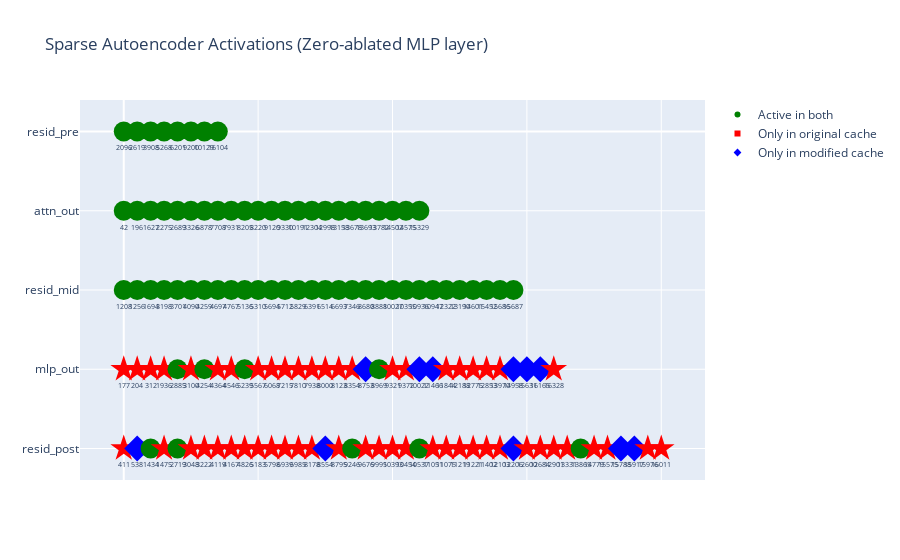
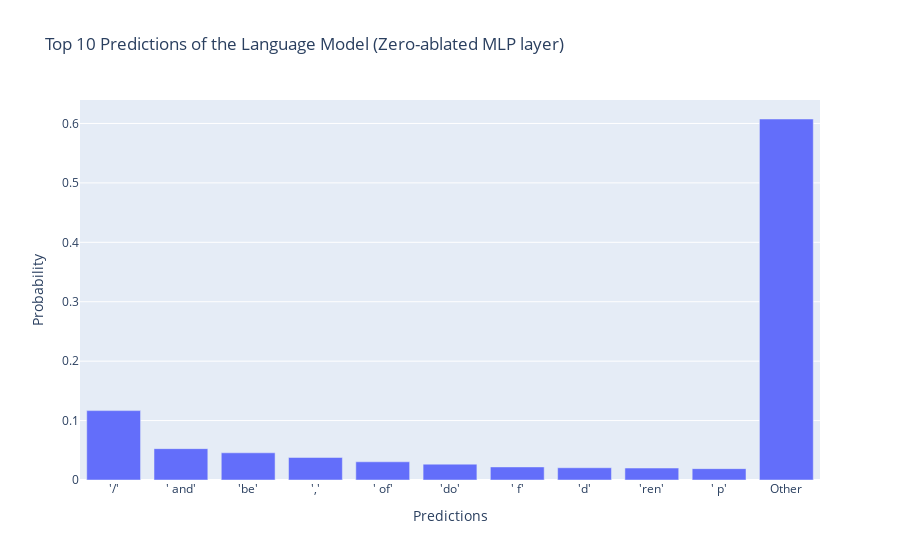

Write notebook code for charts like these, in order.
### Markdown cell above
### I'm curious, what happens if I ablate mlp_out?
I think it should be possible to implement this behavior using only embed, attn,
and unembed. Is that actually what's happening?

### Code cell
with model.hooks(fwd_hooks=[(get_act_name("mlp_out", 0), full_zero_ablate_hook)]):
    no_attn_logits, no_attn_cache = model.run_with_cache(prompt)
    plot_sae_activations(clean_cache, no_attn_cache, "(Zero-ablated MLP layer)")
    logits_plot(no_attn_logits, "(Zero-ablated MLP layer)")

### Figure 1 — Plotly figure (JSON) as saved in the notebook; plotly's stock layout.template omitted (floating-point values rounded to 4 significant figures)
{"data": [{"hoverinfo": "text", "hovertext": ["Feature 2096", "Feature 2619", "Feature 3908", "Feature 5268", "Feature 6201", "Feature 9200", "Feature 10129", "Feature 16104"], "marker": {"color": ["green", "green", "green", "green", "green", "green", "green", "green"], "size": 20, "symbol": ["circle", "circle", "circle", "circle", "circle", "circle", "circle", "circle"]}, "mode": "markers+text", "name": "resid_pre", "showlegend": false, "text": ["2096", "2619", "3908", "5268", "6201", "9200", "10129", "16104"], "textfont": {"size": 7}, "textposition": "bottom center", "type": "scatter", "x": [0, 1, 2, 3, 4, 5, 6, 7], "y": [0, 0, 0, 0, 0, 0, 0, 0]}, {"hoverinfo": "text", "hovertext": ["Feature 42", "Feature 196", "Feature 1627", "Feature 2275", "Feature 2689", "Feature 3326", "Feature 6878", "Feature 7708", "Feature 7931", "Feature 8205", "Feature 8220", "Feature 9120", "Feature 9330", "Feature 10191", "Feature 12304", "Feature 12998", "Feature 13158", "Feature 13678", "Feature 13693", "Feature 13782", "Feature 14502", "Feature 14575", "Feature 15329"], "marker": {"color": ["green", "green", "green", "green", "green", "green", "green", "green", "green", "green", "green", "green", "green", "green", "green", "green", "green", "green", "green", "green", "green", "green", "green"], "size": 20, "symbol": ["circle", "circle", "circle", "circle", "circle", "circle", "circle", "circle", "circle", "circle", "circle", "circle", "circle", "circle", "circle", "circle", "circle", "circle", "circle", "circle", "circle", "circle", "circle"]}, "mode": "markers+text", "name": "attn_out", "showlegend": false, "text": ["42", "196", "1627", "2275", "2689", "3326", "6878", "7708", "7931", "8205", "8220", "9120", "9330", "10191", "12304", "12998", "13158", "13678", "13693", "13782", "14502", "14575", "15329"], "textfont": {"size": 7}, "textposition": "bottom center", "type": "scatter", "x": [0, 1, 2, 3, 4, 5, 6, 7, 8, 9, 10, 11, 12, 13, 14, 15, 16, 17, 18, 19, 20, 21, 22], "y": [1, 1, 1, 1, 1, 1, 1, 1, 1, 1, 1, 1, 1, 1, 1, 1, 1, 1, 1, 1, 1, 1, 1]}, {"hoverinfo": "text", "hovertext": ["Feature 1208", "Feature 1256", "Feature 1694", "Feature 3198", "Feature 3701", "Feature 4090", "Feature 4259", "Feature 4697", "Feature 4767", "Feature 5136", "Feature 5310", "Feature 5694", "Feature 5712", "Feature 5829", "Feature 6391", "Feature 6514", "Feature 6693", "Feature 7346", "Feature 8680", "Feature 8888", "Feature 10027", "Feature 10355", "Feature 10936", "Feature 10947", "Feature 12322", "Feature 13190", "Feature 14601", "Feature 15452", "Feature 15686", "Feature 15687"], "marker": {"color": ["green", "green", "green", "green", "green", "green", "green", "green", "green", "green", "green", "green", "green", "green", "green", "green", "green", "green", "green", "green", "green", "green", "green", "green", "green", "green", "green", "green", "green", "green"], "size": 20, "symbol": ["circle", "circle", "circle", "circle", "circle", "circle", "circle", "circle", "circle", "circle", "circle", "circle", "circle", "circle", "circle", "circle", "circle", "circle", "circle", "circle", "circle", "circle", "circle", "circle", "circle", "circle", "circle", "circle", "circle", "circle"]}, "mode": "markers+text", "name": "resid_mid", "showlegend": false, "text": ["1208", "1256", "1694", "3198", "3701", "4090", "4259", "4697", "4767", "5136", "5310", "5694", "5712", "5829", "6391", "6514", "6693", "7346", "8680", "8888", "10027", "10355", "10936", "10947", "12322", "13190", "14601", "15452", "15686", "15687"], "textfont": {"size": 7}, "textposition": "bottom center", "type": "scatter", "x": [0, 1, 2, 3, 4, 5, 6, 7, 8, 9, 10, 11, 12, 13, 14, 15, 16, 17, 18, 19, 20, 21, 22, 23, 24, 25, 26, 27, 28, 29], "y": [2, 2, 2, 2, 2, 2, 2, 2, 2, 2, 2, 2, 2, 2, 2, 2, 2, 2, 2, 2, 2, 2, 2, 2, 2, 2, 2, 2, 2, 2]}, {"hoverinfo": "text", "hovertext": ["Feature 177", "Feature 204", "Feature 312", "Feature 1936", "Feature 2885", "Feature 3100", "Feature 4254", "Feature 4364", "Feature 4546", "Feature 5239", "Feature 5567", "Feature 6068", "Feature 7215", "Feature 7810", "Feature 7938", "Feature 8000", "Feature 8123", "Feature 8354", "Feature 8753", "Feature 8969", "Feature 9321", "Feature 9372", "Feature 10022", "Feature 11466", "Feature 11844", "Feature 12188", "Feature 12775", "Feature 12853", "Feature 13970", "Feature 14958", "Feature 15631", "Feature 16165", "Feature 16328"], "marker": {"color": ["red", "red", "red", "red", "green", "red", "green", "red", "red", "green", "red", "red", "red", "red", "red", "red", "red", "red", "blue", "green", "red", "red", "blue", "blue", "red", "red", "red", "red", "red", "blue", "blue", "blue", "red"], "size": 20, "symbol": ["star", "star", "star", "star", "circle", "star", "circle", "star", "star", "circle", "star", "star", "star", "star", "star", "star", "star", "star", "diamond", "circle", "star", "star", "diamond", "diamond", "star", "star", "star", "star", "star", "diamond", "diamond", "diamond", "star"]}, "mode": "markers+text", "name": "mlp_out", "showlegend": false, "text": ["177", "204", "312", "1936", "2885", "3100", "4254", "4364", "4546", "5239", "5567", "6068", "7215", "7810", "7938", "8000", "8123", "8354", "8753", "8969", "9321", "9372", "10022", "11466", "11844", "12188", "12775", "12853", "13970", "14958", "15631", "16165", "16328"], "textfont": {"size": 7}, "textposition": "bottom center", "type": "scatter", "x": [0, 1, 2, 3, 4, 5, 6, 7, 8, 9, 10, 11, 12, 13, 14, 15, 16, 17, 18, 19, 20, 21, 22, 23, 24, 25, 26, 27, 28, 29, 30, 31, 32], "y": [3, 3, 3, 3, 3, 3, 3, 3, 3, 3, 3, 3, 3, 3, 3, 3, 3, 3, 3, 3, 3, 3, 3, 3, 3, 3, 3, 3, 3, 3, 3, 3, 3]}, {"hoverinfo": "text", "hovertext": ["Feature 411", "Feature 538", "Feature 1434", "Feature 1475", "Feature 2719", "Feature 3048", "Feature 3222", "Feature 4119", "Feature 4167", "Feature 4826", "Feature 5183", "Feature 5798", "Feature 6939", "Feature 6985", "Feature 8178", "Feature 8554", "Feature 8795", "Feature 9246", "Feature 9676", "Feature 9995", "Feature 10393", "Feature 10454", "Feature 10537", "Feature 11051", "Feature 11075", "Feature 11219", "Feature 11221", "Feature 11402", "Feature 12103", "Feature 12206", "Feature 12600", "Feature 12684", "Feature 12901", "Feature 13331", "Feature 13865", "Feature 14779", "Feature 15575", "Feature 15788", "Feature 15917", "Feature 15976", "Feature 16011"], "marker": {"color": ["red", "blue", "green", "red", "green", "red", "red", "red", "red", "red", "red", "red", "red", "red", "red", "blue", "red", "green", "red", "red", "red", "red", "green", "red", "red", "red", "red", "red", "red", "blue", "red", "red", "red", "red", "green", "red", "red", "blue", "blue", "red", "red"], "size": 20, "symbol": ["star", "diamond", "circle", "star", "circle", "star", "star", "star", "star", "star", "star", "star", "star", "star", "star", "diamond", "star", "circle", "star", "star", "star", "star", "circle", "star", "star", "star", "star", "star", "star", "diamond", "star", "star", "star", "star", "circle", "star", "star", "diamond", "diamond", "star", "star"]}, "mode": "markers+text", "name": "resid_post", "showlegend": false, "text": ["411", "538", "1434", "1475", "2719", "3048", "3222", "4119", "4167", "4826", "5183", "5798", "6939", "6985", "8178", "8554", "8795", "9246", "9676", "9995", "10393", "10454", "10537", "11051", "11075", "11219", "11221", "11402", "12103", "12206", "12600", "12684", "12901", "13331", "13865", "14779", "15575", "15788", "15917", "15976", "16011"], "textfont": {"size": 7}, "textposition": "bottom center", "type": "scatter", "x": [0, 1, 2, 3, 4, 5, 6, 7, 8, 9, 10, 11, 12, 13, 14, 15, 16, 17, 18, 19, 20, 21, 22, 23, 24, 25, 26, 27, 28, 29, 30, 31, 32, 33, 34, 35, 36, 37, 38, 39, 40], "y": [4, 4, 4, 4, 4, 4, 4, 4, 4, 4, 4, 4, 4, 4, 4, 4, 4, 4, 4, 4, 4, 4, 4, 4, 4, 4, 4, 4, 4, 4, 4, 4, 4, 4, 4, 4, 4, 4, 4, 4, 4]}, {"marker": {"color": "green", "symbol": "circle"}, "mode": "markers", "name": "Active in both", "type": "scatter", "x": [null], "y": [null]}, {"marker": {"color": "red", "symbol": "square"}, "mode": "markers", "name": "Only in original cache", "type": "scatter", "x": [null], "y": [null]}, {"marker": {"color": "blue", "symbol": "diamond"}, "mode": "markers", "name": "Only in modified cache", "type": "scatter", "x": [null], "y": [null]}], "layout": {"showlegend": true, "title": {"text": "Sparse Autoencoder Activations (Zero-ablated MLP layer)"}, "xaxis": {"showticklabels": false, "title": {"text": ""}}, "yaxis": {"autorange": "reversed", "tickmode": "array", "ticktext": ["resid_pre", "attn_out", "resid_mid", "mlp_out", "resid_post"], "tickvals": [0, 1, 2, 3, 4]}}}

### Figure 2 — Plotly figure (JSON) as saved in the notebook; plotly's stock layout.template omitted (floating-point values rounded to 4 significant figures)
{"data": [{"alignmentgroup": "True", "hovertemplate": "Predictions=%{x}<br>Probability=%{y}<extra></extra>", "legendgroup": "", "marker": {"color": "#636efa", "pattern": {"shape": ""}}, "name": "", "offsetgroup": "", "orientation": "v", "showlegend": false, "textposition": "auto", "type": "bar", "x": ["'/'", "' and'", "'be'", "','", "' of'", "'do'", "' f'", "'d'", "'ren'", "' p'", "Other"], "xaxis": "x", "y": [0.1168, 0.0528, 0.04577, 0.03791, 0.03065, 0.02668, 0.022, 0.02064, 0.02011, 0.01914, 0.6075], "yaxis": "y"}], "layout": {"barmode": "relative", "legend": {"tracegroupgap": 0}, "title": {"text": "Top 10 Predictions of the Language Model (Zero-ablated MLP layer)"}, "xaxis": {"anchor": "y", "domain": [0, 1], "title": {"text": "Predictions"}}, "yaxis": {"anchor": "x", "domain": [0, 1], "title": {"text": "Probability"}}}}
